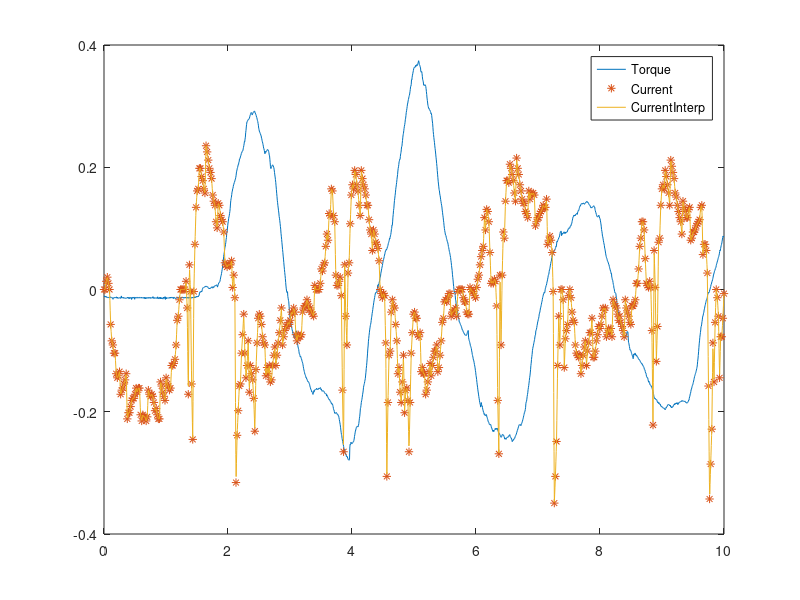
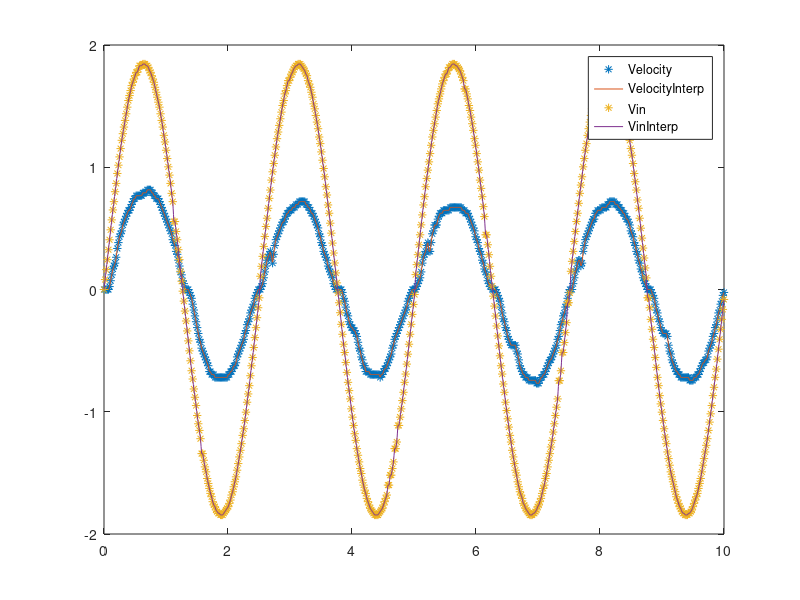

MATLAB code to generate these figures, in order: (Note: this script raises an error after producing the figures.)
clc 
clear all

%% SYS_ID_DATA_LOAD.mat
% 
% phi = 33.8391
% 
% Kw = 2.5159
%


%% Load motor data
load('SYS_ID_DATA_LOAD3.mat')

%% Unpack Data
timeDynamixel   = SysIDData.timeDynamixel;
currentRAW      = SysIDData.current;
velocityRAW     = SysIDData.velocity;
pwmRAW          = SysIDData.pwm;

timeSTM         = SysIDData.timeSTM;
voltage1RAW     = SysIDData.voltage1;
voltage2RAW     = SysIDData.voltage2;

%% Perform Necessary Conversions
currentUnit = 3.36; % mA
current = (currentRAW * currentUnit) / 1000;

velocityUnit = 0.229; % rpm
velocity = velocityRAW * velocityUnit * (pi / 30);

pwmUnit = 0.113; % Unit Percentage
pwm = (pwmRAW * pwmUnit)/100;

Vbat = 12.0;
Vin = pwm * Vbat;

Vsen = 0.3577;
Voffset = 1.6337;
Voffset = 1.6548;
torque = Vsen * (voltage1RAW - Voffset);

%% Interpolate Data

% Create an interpolation function
interpolation_function = @(x) interp1(1:numel(x), x, linspace(1, numel(x), length(timeSTM)), 'linear');
x = 0;
i = 1;
while x < 10
    x = timeDynamixel(1,i);
    i = i+1;
end

% Interpolate the data to the new size
timeInterp = interpolation_function([timeDynamixel(1:(i-2)) 10]);

% Interpolate Current
currentInterp = interpolation_function(current(1:(i-1)));

% Interpolate Velocity
velocityInterp = interpolation_function(velocity(1:(i-1)));

% Interpolate Vin
VinInterp = interpolation_function(Vin(1:(i-1)));

%% Plotting
figure(1);
plot(timeSTM,torque);
hold on
plot(timeDynamixel,current,'*')
hold on
plot(timeInterp,currentInterp);
legend('Torque','Current','CurrentInterp')

figure(2)
plot(timeDynamixel,velocity,'*');
hold on
plot(timeInterp,velocityInterp);
hold on
plot(timeDynamixel,Vin,'*')
hold on
plot(timeInterp,VinInterp)
legend('Velocity','VelocityInterp','Vin','VinInterp')

%% Least Squares Method - Torque

% Gear Ratio
N = 225;

num = [torque/N velocityInterp.'];

[num2] = lsqr(num,VinInterp.');

phi = num2(1) % phi = Ra * (1 / K_I)
Kw = num2(2)

% phi = 307.0052;
% Kw = 2.31;

% phi = 561.2594;
% Kw = 2.3819;

figure(3)
hold on
grid on
plot(timeInterp,VinInterp)
plot(timeSTM,phi*(torque/N) + Kw*velocityInterp.','+')
legend('Vin','Calculation')

%% Least Squares Method - Current

% num = [currentInterp.' velocityInterp.'];
% 
% [num2] = lsqr(num,VinInterp.');
% 
% Ra = num2(1)
% Kw = num2(2)
% 
% % Ra = 678.4393;
% % Kw = 2.3934;
% 
% figure(4)
% hold on
% grid on
% plot(timeSTM,VinInterp)
% plot(timeSTM,Ra*currentInterp.' + Kw*velocityInterp.','+')
